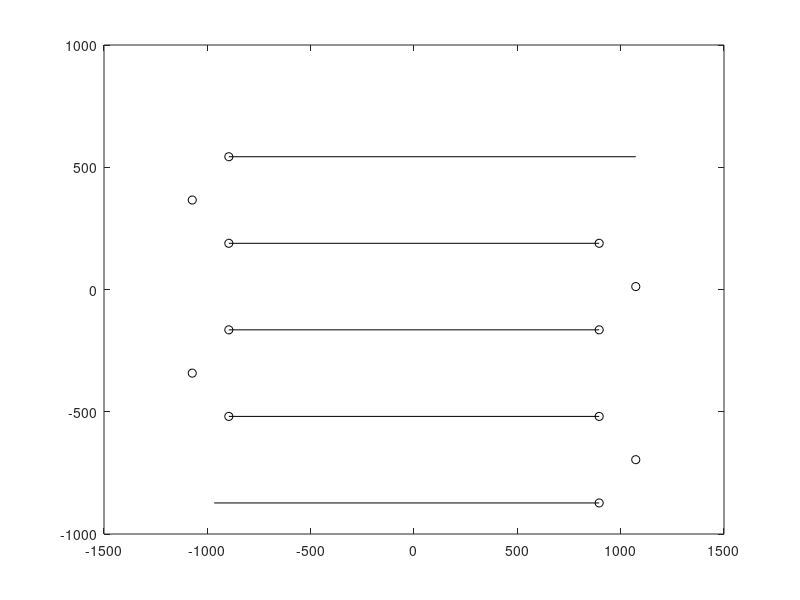

Source code (MATLAB): (Note: this script raises an error after producing the figure.)
close all; clear ; clc;

% X pattern
% init_offset = [-1239 ; -1000];
init_offset = [-1250 ; -1050];

length = 2500; %mm
width = 2000; %mm
length_of_bar = 350 + 4; %mm

d_p = length_of_bar; % distance between paths
d_b = 0.5*length_of_bar; % distance of path with boundary
r = 0.5 *length_of_bar; % radius of circular connectors of each path with other

number_of_path = round((width - (2 * d_b))/d_p) ;
l1 = length - (2*d_b) - r;
l2 = length - (2*d_b) - (2*r);

start = [d_b; d_b] + init_offset;
W = zeros(2,(number_of_path*3)-1);
sign = 1;
% 2nd point
W(:,1) = start;
W(:,2) = start + [l1;0];
W(:,3) = W(:,2) + [r;r];
W(:,4) = W(:,2) + [0;d_p];
for itr1 = 5:3:size(W,2)-1
    if(bitget(itr1,1))
       flag = -1;
    else
        flag = 1;
    end
    W(:,itr1) = W(:,itr1-1) + [flag*l2;0];
    W(:,itr1+1) = W(:,itr1) + [flag*r;r];
    W(:,itr1+2) = W(:,itr1) + [0;d_p];
end
W(:,end) = W(:,end-1) + [-flag*l1;0]; % finish

WP_X = zeros(size(W,2),6);
WP_X(:,1) = flip(W(1,:));
WP_X(:,2) = flip(W(2,:));
WP_X(:,3) = 1770;%1650;
WP_X(:,4) = 0;
WP_X(:,5) = 0;
WP_X(:,6) = 0;
% As the end point was out of reach, I change just the end point
WP_X(end,1) = WP_X(end,1) + 0.6*r; 
% writematrix(WP,'data/XO1.txt');
save WP_X


% 
% figure()
% plot( WP(:,1),WP(:,2),'ko-'); hold on;
% plot(WP(1,1),WP(1,2),'g*'); hold on;
% plot(WP(end,1),WP(end,2),'r*'); hold on;
% xlabel("X")
% ylabel('Y')
% axis equal

% disp("X")
% min(WP(:,1))
% max(WP(:,1))
% diffX = max(WP(:,1))- min(WP(:,1))
% 
% disp("Y")
% min(WP(:,2))
% max(WP(:,2))
% diffY = max(WP(:,2))- min(WP(:,2))

%% Plotting for journal
pattern = 'X';
figure()
plot( WP_X(2:end-1,1),WP_X(2:end-1,2),'ko'); hold on;
% lines
clear i j
for i = 1:3:size(WP_X,1)
    j = i +1;
    plot( WP_X(i:j,1),WP_X(i:j,2),'k-'); hold on;
end
% semicircles
clear i j count
count = 0;
for i =2:3:size(WP_X,1)-2
    j = i +2;
    count = count +1;
    if  ~mod(count,2)
        sign = false;
    else
        sign = true;
    end
    semicircle(WP_X(i,1:2) ,WP_X(j,1:2), sign,'k-',pattern);hold on;
end

plot(WP_X(1,1),WP_X(1,2),'gd'); hold on;
plot(WP_X(end,1),WP_X(end,2),'rs'); hold on;
xlabel("X")
ylabel('Y')
axis equal


